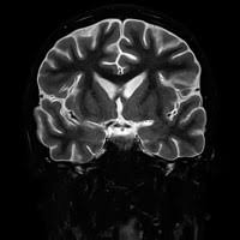
#> input picture test_images/no/19 no_aug1.png, 240 x 240 px, given as the content of the folder data/raw_images, which was not available
$ jupyter execute --allow-errors tumor.ipynb
#> lines starting #> are read from the running program, lines starting #| are printed output that depends on the picture; after the words box and inside, x2 and y2 are one past the last pixel; in counts of white or black regions, pixels touching at a corner belong together; pictures that were not available may be replaced by others from this repository, and a replacement may not be noted
[cell 1]
import cv2
import os
import numpy as np

def preprocess_images(input_dir, output_dir, clip_limit=2.0, tile_grid_size=(8, 8), sigma=0.33, kernel_size=5):
    """
    Preprocess images using CLAHE and an improved Canny edge detection method for brain MRI tumor detection.

    Args:
        input_dir (str): Path to the input directory containing images.
        output_dir (str): Path to the output directory for processed images.
        clip_limit (float): Contrast limiting for CLAHE.
        tile_grid_size (tuple): Size of the tiles for CLAHE.
        sigma (float): Factor for calculating adaptive thresholds in Canny.
        kernel_size (int): Size of Gaussian blur kernel to smooth the image.
    """
#> called with input_dir = 'data/raw_images', output_dir = 'data/processed_image', clip_limit = 2, tile_grid_size = (8, 8), sigma = 0.95, kernel_size = 5
    if not os.path.exists(output_dir):
        os.makedirs(output_dir)

    clahe = cv2.createCLAHE(clipLimit=clip_limit, tileGridSize=tile_grid_size)

    for root, _, files in os.walk(input_dir):
        relative_path = os.path.relpath(root, input_dir)
        output_subdir = os.path.join(output_dir, relative_path)
        if not os.path.exists(output_subdir):
            os.makedirs(output_subdir)

        for img_name in files:
            try:
                img_path = os.path.join(root, img_name)
                img = cv2.imread(img_path, cv2.IMREAD_GRAYSCALE)
#> img is the input picture: shape (240, 240); min 0, max 255, mean 30.8
                if img is None:
                    print(f"Skipped: {img_path} (not a valid image)")
                    continue

                # Apply CLAHE for contrast enhancement
                img_clahe = clahe.apply(img)
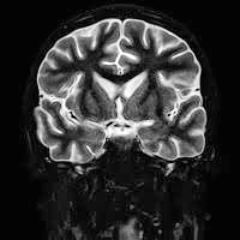
#> img_clahe: shape (240, 240); min 1, max 255, mean 48.7

                # Apply Gaussian Blur to reduce noise
                img_blur = cv2.GaussianBlur(img_clahe, (kernel_size, kernel_size), 0)
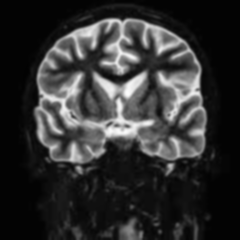
#> img_blur: shape (240, 240); min 2, max 251, mean 48.7

                # Compute median and derive adaptive thresholds
                v = int(np.median(img_blur))
#> v = 18
                lower = max(0, int((1.0 - sigma) * v))
#> lower = 0
                upper = min(255, int((1.0 + sigma) * v))
#> upper = 35

                # Apply Canny edge detection
                img_canny = cv2.Canny(img_blur, lower, upper)
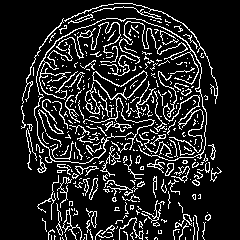
#> img_canny: shape (240, 240); 14.3% white in thin lines or dots, all inside (x1, y1, x2, y2) = (21, 3, 222, 240)

                # Apply morphological closing to remove small gaps and noise
                kernel = np.ones((3, 3), np.uint8)
                img_canny = cv2.morphologyEx(img_canny, cv2.MORPH_CLOSE, kernel)
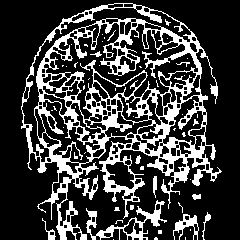
#> img_canny: shape (240, 240); 23.7% white; 54 white regions (43 under 20 px), largest, box (x1, y1, x2, y2) and area: (21, 3, 222, 240) 12027, (86, 200, 167, 240) 770, (173, 214, 199, 240) 264

                # Save the processed image
                output_path = os.path.join(output_subdir, img_name)
                cv2.imwrite(output_path, img_canny)
            except Exception as e:
                print(f"Error processing {img_name}: {e}")

    print(f"Processing complete. Processed images saved in: {output_dir}")

# Example usage:
preprocess_images("data/raw_images", "data/processed_image", clip_limit=2.0, tile_grid_size=(8, 8), sigma=0.95, kernel_size=5)
